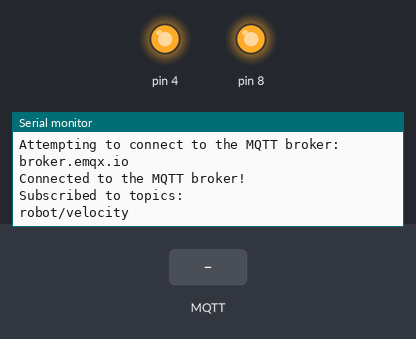
This sketch was run on a simulated Arduino Uno, built with avr-gcc and run on an emulated ATmega328P. Parts: output pins drawn as LEDs (lit = HIGH), the last lines printed to the serial monitor. The inputs (shaded band) are chosen by the test bench. No MQTT or app messages arrive unless stated.

Above: at 4.3 s.
4.4 s: MQTT message "1" arrives on the first subscribed topic
At 6.4 s:
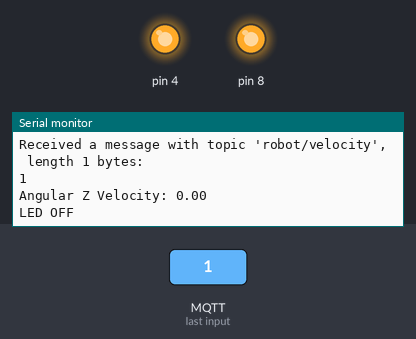
6.7 s: MQTT message "on" arrives on the first subscribed topic
At 8.4 s:
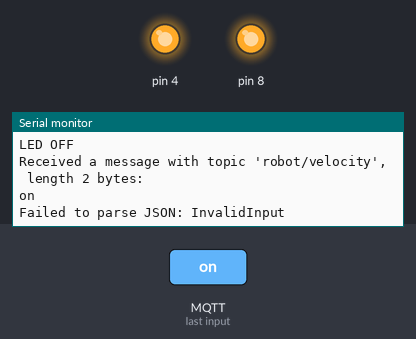
8.7 s: MQTT message "off" arrives on the first subscribed topic
At 10.3 s:
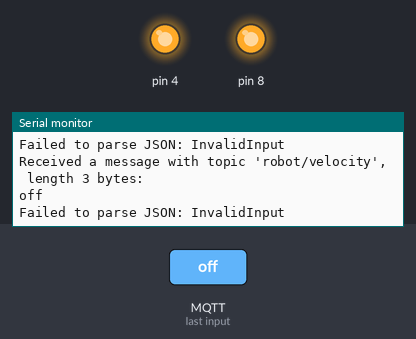

The sketch:

MQTTpayloadtojson.ino
```cpp
#include <ArduinoMqttClient.h>
#include <Ethernet.h>
#include <ArduinoJson.h>


byte mac[] = { 0xDE, 0xAD, 0xBE, 0xEF, 0xFE, 0xED };
byte ip[] = {192, 168, 55, 177};         // IP address
byte dns[] = {192, 168, 55, 254};          // DNS server
byte gateway[] = {192, 168, 55, 254};      // Default gateway
byte subnet[] = {255, 255, 255, 0};     // Subnet mask

EthernetClient ethernetClient;
MqttClient mqttClient(ethernetClient);

const char broker[] = "broker.emqx.io";
int        port     = 1883;
const char topic[]  = "robot/velocity";


void setup() {

  Serial.begin(9600);
  delay(500);

  // disable SD card if one in the slot
  pinMode(4,OUTPUT);
  digitalWrite(4,HIGH);
  pinMode(8,OUTPUT);
  digitalWrite(8,LOW);
  delay(200);
  digitalWrite(8,HIGH);
  delay(200);

  while (!Serial) {
    ; // wait for serial port to connect. Needed for native USB port only
  }

  // Initialize Ethernet with a static IP, DNS, gateway, and subnet
  Serial.println("Starting Ethernet with a static IP...");
  Ethernet.begin(mac, ip, dns, gateway, subnet);
  delay(200);

  Serial.print("Assigned IP: ");
  Serial.println(Ethernet.localIP());

  // Connect to the MQTT broker
  Serial.print("Attempting to connect to the MQTT broker: ");
  Serial.println(broker);
  delay(2000);

  if (!mqttClient.connect(broker, port))
  {
    Serial.print("MQTT connection failed! Error code = ");
    Serial.println(mqttClient.connectError());
    while (1);
  }

  Serial.println("Connected to the MQTT broker!");

  mqttClient.subscribe(topic);


  Serial.println("Subscribed to topics:");
  Serial.println(topic);

}

void loop() {
delay(1000);
 int messageSize = mqttClient.parseMessage();
  if (messageSize) {
    // we received a message, print out the topic and contents

    Serial.print("Received a message with topic '");
    Serial.print(mqttClient.messageTopic());
    Serial.print("', length ");
    Serial.print(messageSize);
    Serial.println(" bytes:");


   // Read the message content
    String message = "";
    while (mqttClient.available()) {
      message += (char)mqttClient.read();
    }

    // Print out the entire message
    Serial.println(message);

    // Now, we parse the JSON message
    StaticJsonDocument<200> doc;
    DeserializationError error = deserializeJson(doc, message);

    if (error) {
      Serial.print("Failed to parse JSON: ");
      Serial.println(error.f_str());
      return;
    }

    // Extract the angular_velocity value
    float angularZ = doc["angular"]["z"];

    // Debug: Print angular_velocity
    Serial.print("Angular Z Velocity: ");
    Serial.println(angularZ);

    // Switch the LED on if angular_velocity is 0.5
    if (angularZ == 0.5) {
      digitalWrite(7, HIGH);  // Turn LED on
      Serial.println("LED ON");
      delay(1000);
    } else {
      digitalWrite(7, LOW);   // Turn LED off
      Serial.println("LED OFF");
    }
  }
}
```

Measured:
- after the input at 4.4 s, the serial monitor: prints a new line after 0.78 s (image 1)
- after the input at 6.7 s, the serial monitor: prints a new line after 0.52 s (image 2)
- after the input at 8.7 s, the serial monitor: prints a new line after 0.56 s (image 3)
